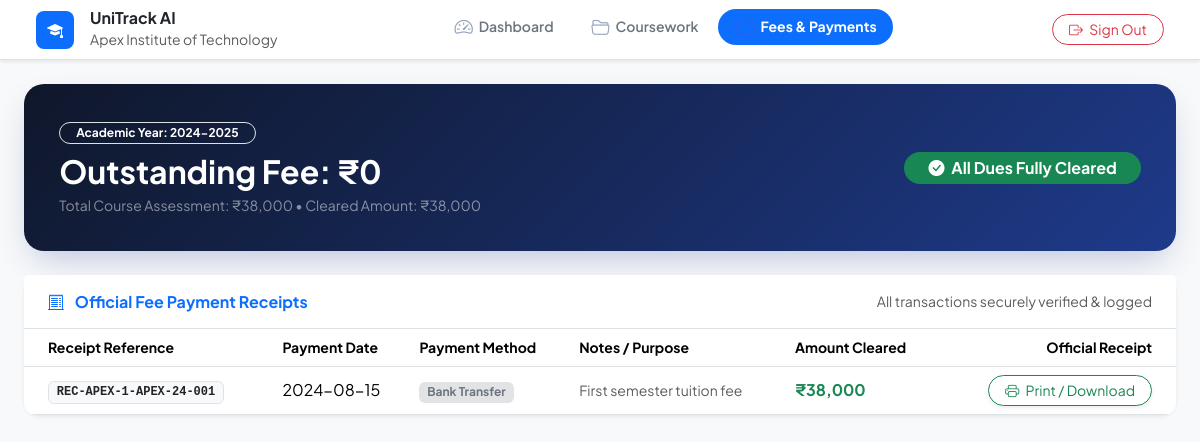
/student/fees (signed in), run on the app's committed database.
### tables this page shows
CREATE TABLE universities (
            id TEXT PRIMARY KEY,
            name TEXT NOT NULL,
            email TEXT UNIQUE NOT NULL,
            address TEXT,
            status TEXT NOT NULL DEFAULT 'pending', -- 'pending', 'active', 'suspended', 'inactive'
            subscription_plan TEXT DEFAULT 'Standard',
            created_at TIMESTAMP DEFAULT CURRENT_TIMESTAMP,
            approved_at TIMESTAMP,
            approved_by TEXT
        );

CREATE TABLE fee_records (
            id INTEGER PRIMARY KEY AUTOINCREMENT,
            university_id TEXT NOT NULL,
            student_id INTEGER NOT NULL,
            academic_year TEXT NOT NULL,
            total_fee REAL NOT NULL,
            paid_amount REAL NOT NULL DEFAULT 0.0,
            pending_amount REAL NOT NULL,
            due_date DATE,
            payment_status TEXT NOT NULL DEFAULT 'Pending', -- 'Paid', 'Partial', 'Pending'
            created_at TIMESTAMP DEFAULT CURRENT_TIMESTAMP,
            UNIQUE(university_id, student_id, academic_year),
            FOREIGN KEY (university_id) REFERENCES universities (id) ON DELETE CASCADE,
            FOREIGN KEY (student_id) REFERENCES students (id) ON DELETE CASCADE
        );

CREATE TABLE fee_payments (
            id INTEGER PRIMARY KEY AUTOINCREMENT,
            university_id TEXT NOT NULL,
            fee_record_id INTEGER NOT NULL,
            amount REAL NOT NULL,
            payment_date DATE NOT NULL,
            payment_method TEXT NOT NULL, -- 'Bank Transfer', 'Demand Draft', 'UPI', 'Cheque', 'Cash'
            receipt_reference TEXT NOT NULL UNIQUE,
            notes TEXT,
            created_at TIMESTAMP DEFAULT CURRENT_TIMESTAMP,
            FOREIGN KEY (university_id) REFERENCES universities (id) ON DELETE CASCADE,
            FOREIGN KEY (fee_record_id) REFERENCES fee_records (id) ON DELETE CASCADE
        );

### Student_Performance_Analytics/app.py (the view)
@app.route('/student/fees')
@student_required
def student_fees_view():
    user = get_current_user()
    data = TenantService.get_student_portal_overview(user['university_id'], user['student_pk'])
    return render_template('student_fees.html', active_page='student_fees', data=data, user=user)

### Student_Performance_Analytics/app.py (called while the page is built)
@app.context_processor
def inject_global_template_vars():
    return {
        'current_user': get_current_user(),
        'csrf_token': generate_csrf_token,
        'generate_csrf_token': generate_csrf_token,
        'today': datetime.date.today().strftime('%Y-%m-%d')
    }

@app.before_request
def csrf_protection_hook():
    if app.config.get('TESTING'):
        return
    exempt_paths = ['/api/status', '/api/predict']
    if request.path not in exempt_paths:
        validate_csrf()

### Student_Performance_Analytics/auth.py (called while the page is built)
def generate_csrf_token():
    if '_csrf_token' not in session:
        session['_csrf_token'] = secrets.token_hex(32)
    return session['_csrf_token']

def validate_csrf():
    if request.method in ['POST', 'PUT', 'DELETE', 'PATCH']:
        token = (
            request.headers.get('X-CSRFToken') or
            request.form.get('csrf_token') or
            (request.is_json and request.get_json(silent=True) and request.get_json(silent=True).get('csrf_token'))
        )
        expected_token = session.get('_csrf_token')
        if not expected_token or not token or token != expected_token:
            log_audit_event('CSRF_VALIDATION_FAILED', f"Path: {request.path}")
            if request.is_json:
                abort(403, description="CSRF token validation failed or missing.")
            flash("Security check failed (CSRF token missing or expired). Please try again.", "danger")
            abort(403)

def get_current_user():
    return session.get('user')

def student_required(f):
    @functools.wraps(f)
    def decorated_function(*args, **kwargs):
        user = session.get('user')
        if not user or user.get('role') != 'student':
            flash("Please log in through the Student Portal to access this dashboard.", "warning")
            return redirect(url_for('student_login_view'))
        return f(*args, **kwargs)
    return decorated_function

### Student_Performance_Analytics/database.py (called while the page is built)
@contextmanager
def db_session():
    if getattr(_local, 'conn', None) is not None:
        yield _local.conn
    else:
        conn = get_db_connection()
        _local.conn = conn
        try:
            yield conn
            conn.commit()
        except Exception as e:
            conn.rollback()
            raise e
        finally:
            _local.conn = None
            conn.close()

### Student_Performance_Analytics/templates/student_fees.html (shortened to what this page needs)
<!DOCTYPE html>
<html lang="en">
<head>
    <link href="https://cdn.jsdelivr.net/npm/bootstrap@5.3.3/dist/css/bootstrap.min.css" rel="stylesheet">
    <link rel="stylesheet" href="https://cdn.jsdelivr.net/npm/bootstrap-icons@1.11.3/font/bootstrap-icons.min.css">
    <link rel="stylesheet" href="{{ url_for('static', filename='css/style.css') }}">
</head>
<body class="bg-light">
    <nav class="bg-white border-bottom sticky-top py-2 px-4 shadow-sm">
        <div class="container-fluid d-flex align-items-center justify-content-between">
            <div class="d-flex align-items-center gap-3">
                <div class="bg-primary text-white rounded-3 p-2 d-flex align-items-center justify-content-center" style="width: 38px; height: 38px;">
                    <i class="bi bi-mortarboard-fill"></i>
                </div>
                <div>
                    <h6 class="fw-bold mb-0 text-dark">UniTrack AI</h6>
                    <small class="text-muted">{{ data.student.university_name }}</small>
                </div>
            </div>
            <ul class="nav nav-pills d-none d-md-flex gap-1">
                <li class="nav-item">
                    <a class="nav-link rounded-pill px-3 py-1 text-secondary" href="{{ url_for('student_dashboard_view') }}">
                        <i class="bi bi-speedometer2 me-1"></i> Dashboard
                    </a>
                </li>
                <li class="nav-item">
                    <a class="nav-link rounded-pill px-3 py-1 text-secondary" href="{{ url_for('student_assignments_view') }}">
                        <i class="bi bi-folder2-open me-1"></i> Coursework
                    </a>
                </li>
                <li class="nav-item">
                    <a class="nav-link active rounded-pill px-3 py-1" href="{{ url_for('student_fees_view') }}">
                        <i class="bi bi-wallet2 me-1"></i> Fees & Payments
                    </a>
                </li>
            </ul>
            <div class="d-flex align-items-center gap-2">
                <a href="{{ url_for('logout_view') }}" class="btn btn-outline-danger btn-sm rounded-pill px-3">
                    <i class="bi bi-box-arrow-right me-1"></i> Sign Out
                </a>
            </div>
        </div>
    </nav>
    <div class="container-fluid py-4 px-md-4">
        <div class="pay-card mb-4">
            <div class="row align-items-center g-3">
                <div class="col-md-7">
                    <span class="badge bg-white-subtle text-white border border-white-50 px-3 py-1 rounded-pill mb-2">
                        Academic Year: {{ data.fee_record.academic_year if data.fee_record else 'Current' }}
                    </span>
                    <h2 class="fw-bold mb-1">
                        Outstanding Fee: &#8377;{{ "{:,.0f}".format(data.fee_record.pending_amount if data.fee_record else 0) }}
                    </h2>
                    <p class="text-white-50 small mb-0">
                        Total Course Assessment: &#8377;{{ "{:,.0f}".format(data.fee_record.total_fee if data.fee_record else 0) }} &bull;
                        Cleared Amount: &#8377;{{ "{:,.0f}".format(data.fee_record.paid_amount if data.fee_record else 0) }}
                    </p>
                </div>
                <div class="col-md-5 text-md-end">
                    {% if data.fee_record and data.fee_record.pending_amount > 0 %}
                    <button class="btn btn-warning btn-lg rounded-pill px-4 fw-bold shadow" data-bs-toggle="modal" data-bs-target="#payModal">
                        <i class="bi bi-credit-card-2-front-fill me-2"></i> Pay Fees Online
                    </button>
                    {% else %}
                    <span class="badge bg-success fs-6 px-4 py-2 rounded-pill">
                        <i class="bi bi-check-circle-fill me-1"></i> All Dues Fully Cleared
                    </span>
                    {% endif %}
                </div>
            </div>
        </div>
        <div class="card border-0 shadow-sm rounded-4">
            <div class="card-header bg-white border-bottom py-3 px-4 d-flex justify-content-between align-items-center">
                <h6 class="fw-bold mb-0 text-primary">
                    <i class="bi bi-receipt-cutoff me-2"></i> Official Fee Payment Receipts
                </h6>
                <span class="text-muted small">All transactions securely verified & logged</span>
            </div>
            <div class="card-body p-0">
                <div class="table-responsive">
                    <table class="table table-hover align-middle mb-0">
                        <thead class="bg-light small text-secondary">
                            <tr>
                                <th class="ps-4">Receipt Reference</th>
                                <th>Payment Date</th>
                                <th>Payment Method</th>
                                <th>Notes / Purpose</th>
                                <th>Amount Cleared</th>
                                <th class="pe-4 text-end">Official Receipt</th>
                            </tr>
                        </thead>
                        <tbody>
                            {% for p in data.payments %}
                            <tr>
                                <td class="ps-4">
                                    <span class="badge bg-light text-dark border font-monospace">{{ p.receipt_reference }}</span>
                                </td>
                                <td>{{ p.payment_date }}</td>
                                <td>
                                    <span class="badge bg-secondary-subtle text-secondary">{{ p.payment_method }}</span>
                                </td>
                                <td class="small text-muted">{{ p.notes or 'Tuition Fee Installment' }}</td>
                                <td>
                                    <strong class="text-success">&#8377;{{ "{:,.0f}".format(p.amount) }}</strong>
                                </td>
                                <td class="pe-4 text-end">
                                    <a href="{{ url_for('fee_receipt_view', receipt_ref=p.receipt_reference) }}" target="_blank" class="btn btn-outline-success btn-sm rounded-pill px-3 shadow-sm">
                                        <i class="bi bi-printer me-1"></i> Print / Download
                                    </a>
                                </td>
                            </tr>
                            {% else %}
                            <tr><td colspan="6" class="text-center py-4 text-muted">No payments logged yet.</td></tr>
                            {% endfor %}
                        </tbody>
                    </table>
                </div>
            </div>
        </div>
    </div>
</body>
</html>

### Student_Performance_Analytics/static/css/style.css (style rules this page uses)
:root { --bg-main: #FFFFFF; --bg-canvas: #F8FAFC; --primary-blue: #2563EB; --primary-blue-hover: #1D4ED8; --dark-blue: #1E3A8A; --light-blue: #EFF6FF; --light-blue-hover: #DBEAFE; --text-primary: #172554; --text-secondary: #64748B; --text-muted: #94A3B8; --border-color: #E2E8F0; --border-subtle: #F1F5F9; --card-bg: #FFFFFF; --card-shadow: 0 4px 14px 0 rgba(30, 58, 138, 0.05), 0 1px 3px 0 rgba(0, 0, 0, 0.02); --card-shadow-hover: 0 10px 25px -3px rgba(37, 99, 235, 0.12), 0 4px 6px -2px rgba(0, 0, 0, 0.04); --danger-red: #DC2626; --danger-bg: #FEF2F2; --warning-orange: #D97706; --warning-bg: #FFFBEB; --success-green: #059669; --success-bg: #ECFDF5; --accent-purple: #7C3AED; --accent-purple-bg: #F5F3FF; --sidebar-width: 260px; --topbar-height: 70px; --radius-sm: 8px; --radius-md: 12px; --radius-lg: 16px; --radius-pill: 9999px; --transition: all 0.25s cubic-bezier(0.4, 0, 0.2, 1); }
* { box-sizing: border-box; margin: 0; padding: 0; }
body { font-family: 'Plus Jakarta Sans', -apple-system, BlinkMacSystemFont, 'Segoe UI', Roboto, sans-serif; background-color: var(--bg-canvas); color: var(--text-primary); min-height: 100vh; overflow-x: hidden; line-height: 1.5; }
.nav-item { margin-bottom: 0.35rem; }
.nav-link { display: flex; align-items: center; padding: 0.7rem 0.85rem; border-radius: var(--radius-md); color: var(--text-secondary); font-weight: 600; font-size: 0.875rem; text-decoration: none; transition: var(--transition); }
.nav-link i { font-size: 1.15rem; margin-right: 0.75rem; width: 22px; text-align: center; color: var(--text-muted); transition: var(--transition); }
.nav-link.active { background-color: var(--light-blue); color: var(--primary-blue); font-weight: 700; }
.nav-link.active i { color: var(--primary-blue); }
.card { background: var(--card-bg); border: 1px solid var(--border-color); border-radius: var(--radius-lg); box-shadow: var(--card-shadow); transition: var(--transition); }
.table-responsive { border-radius: var(--radius-md); }

### Student_Performance_Analytics/templates/student_fees.html (style rules this page uses)
.pay-card { background: linear-gradient(135deg, #0f172a 0%, #1e3a8a 100%); border-radius: 20px; color: #ffffff; padding: 2.2rem; box-shadow: 0 15px 35px -10px rgba(30, 58, 138, 0.3); }

### data on the page
universities: student.university_name "Apex Institute of Technology"
fee_records: fee_record "2024-2025", fee_record "0", fee_record "38,000"
fee_payments: receipt_reference "REC-APEX-1-APEX-24-001", payment_date "2024-08-15", payment_method "Bank Transfer", notes "First semester tuition fee", amount "38,000"
